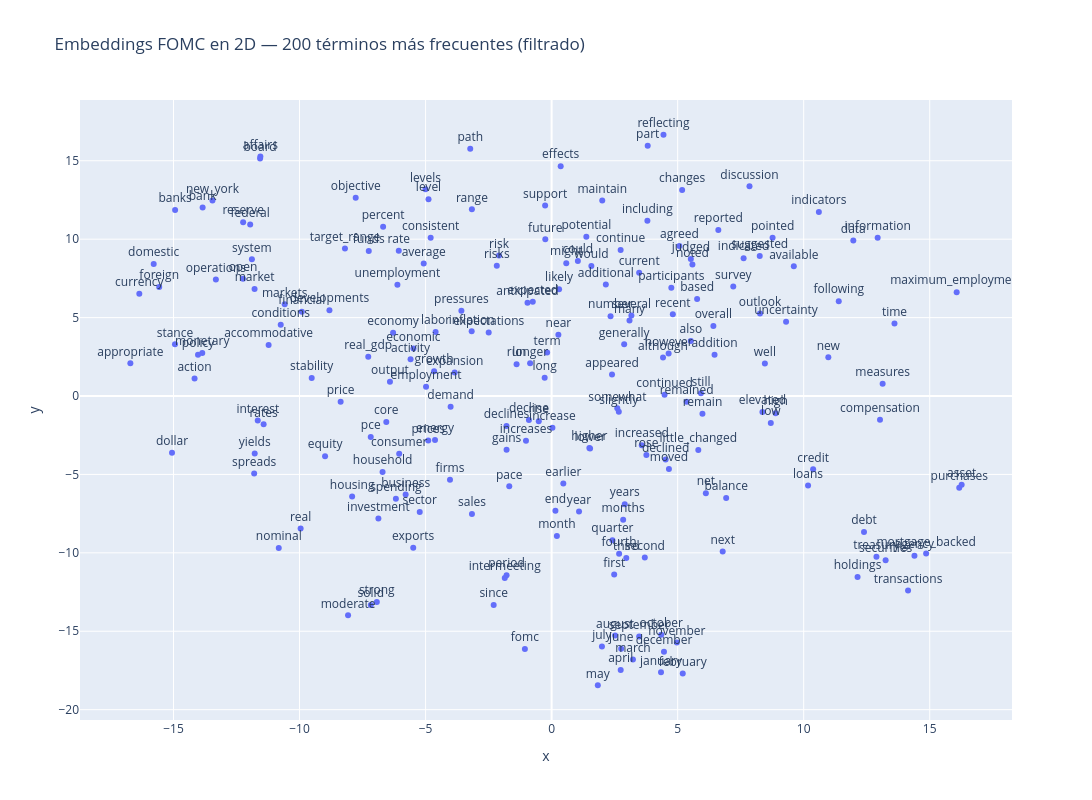

Notebook code for this chart:
### Markdown cell above
Gráfico B (filtrado)

![Gráfico filtrado](img/filttrado.png)

### Code cell
from nltk.corpus import stopwords

stop_en = set(stopwords.words('english'))

# Términos institucionales identificados en el análisis de n-gramas y en el gráfico anterior
institucionales = {
    'mr', 'secretary', 'governors', 'division', 'senior', 'associate', 'manager',
    'board_governors', 'associate_director', 'director_division', 'vice_president',
    'special_adviser', 'division_monetary', 'monetary_affairs', 'research_and_statistics',
    'return_to_text', 'notation_vote', 'unanimous_vote', 'deputy', 'assistant',
    'staff', 'committee', 'meeting', 'chairman', 'president', 'system_open',
    'open_market_account', 'account', 'minutes', 'attended', 'members'
}

def es_valida(w):
    return (w not in stop_en) and (w not in institucionales) and (len(w) > 2)

# Recorremos el vocabulario por frecuencia y tomamos las primeras MAX_WORDS válidas
palabras_f = [w for w in w2v.wv.index_to_key if es_valida(w)][:MAX_WORDS]
vectores_f = np.array([w2v.wv[w] for w in palabras_f])

print(f"Palabras a graficar (filtradas): {len(palabras_f)}")
print(f"Primeras 20: {palabras_f[:20]}")

tsne_f = TSNE(n_components=2, random_state=42, perplexity=20, init='pca')
coords_f = tsne_f.fit_transform(vectores_f)

fig = px.scatter(
    x=coords_f[:, 0], y=coords_f[:, 1], text=palabras_f,
    title=f"Embeddings FOMC en 2D — {MAX_WORDS} términos más frecuentes (filtrado)"
)
fig.update_traces(textposition='top center', marker=dict(size=6))
fig.update_layout(height=800, width=1100)
fig.show()

### Figure 1 — Plotly figure (JSON) as saved in the notebook; plotly's stock layout.template omitted (floating-point values rounded to 4 significant figures; data arrays with more than 128 entries replaced by an {"elided": "..."} marker saying what was removed)
{"data": [{"hovertemplate": "x=%{x}<br>y=%{y}<br>text=%{text}<extra></extra>", "legendgroup": "", "marker": {"color": "#636efa", "size": 6, "symbol": "circle"}, "mode": "markers+text", "name": "", "orientation": "v", "showlegend": false, "text": {"elided": "200 str values"}, "textposition": "top center", "type": "scatter", "x": {"elided": "200 float values"}, "xaxis": "x", "y": {"elided": "200 float values"}, "yaxis": "y"}], "layout": {"height": 800, "legend": {"tracegroupgap": 0}, "title": {"text": "Embeddings FOMC en 2D — 200 términos más frecuentes (filtrado)"}, "width": 1100, "xaxis": {"anchor": "y", "domain": [0, 1], "title": {"text": "x"}}, "yaxis": {"anchor": "x", "domain": [0, 1], "title": {"text": "y"}}}}
